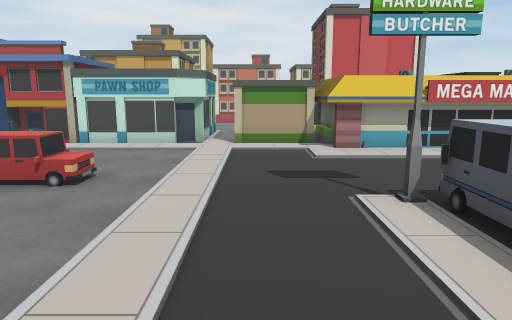
[1] (above)

16 first-person views from a walk through a 3-D level made in the Unity game engine. The camera is 1.5 m above the floor, tilts 10° down and sees 70° across. The floor is counted in squares, 1 m on a side. Each view is taken from the middle of a square. On the plan, view 1 faces up. The plan holds only what a view shows up to about 16 squares ahead; the rest is blank. The place goes on beyond the plan. Some surface patterns are stand-ins.

[2]
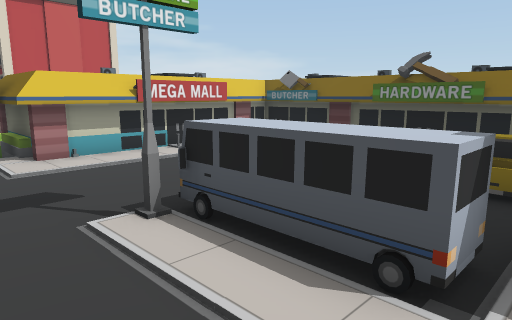

[3]
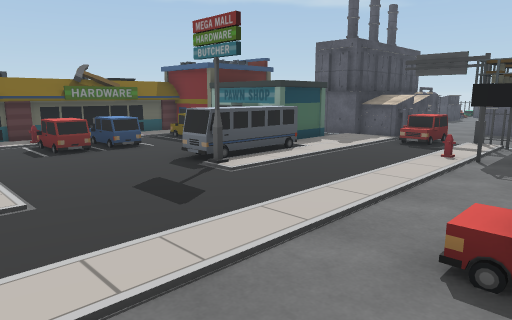

[4]
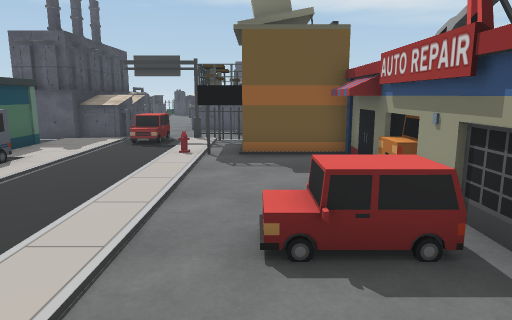

[5]
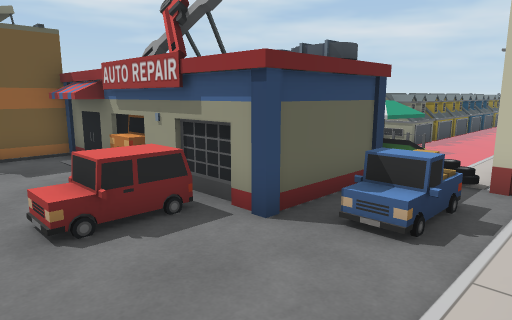

[6]
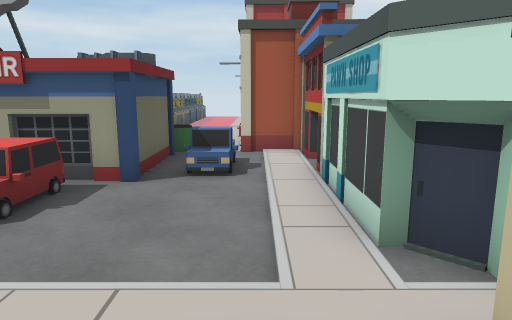

[7]
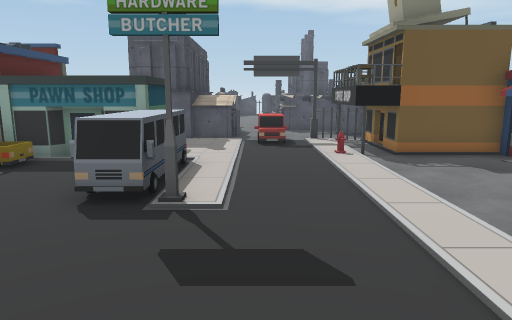

[8]
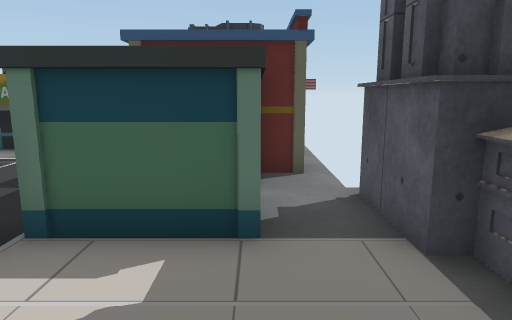

[9]
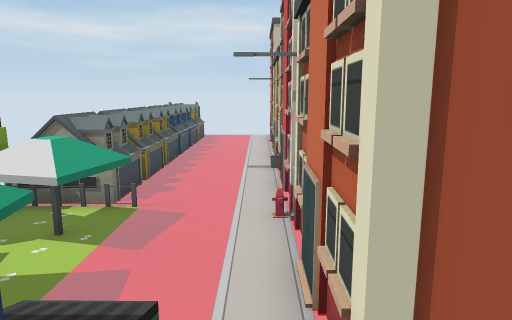

[10]
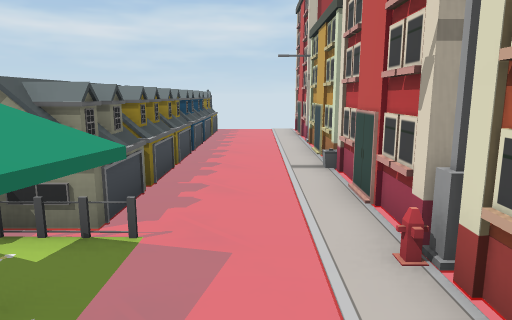

[11]
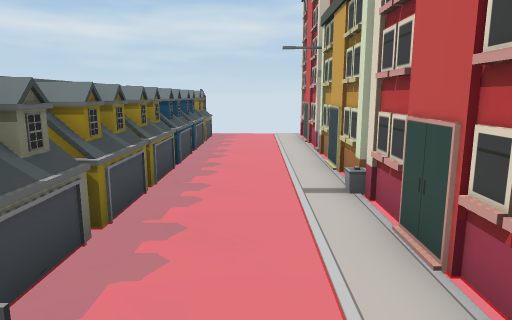

[12]
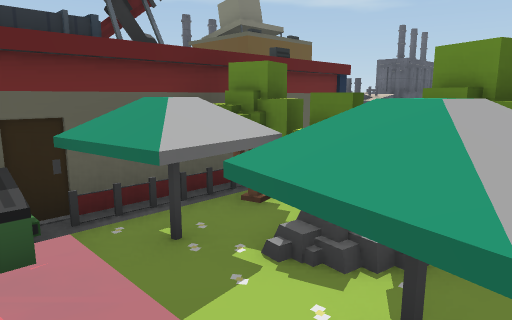

[13]
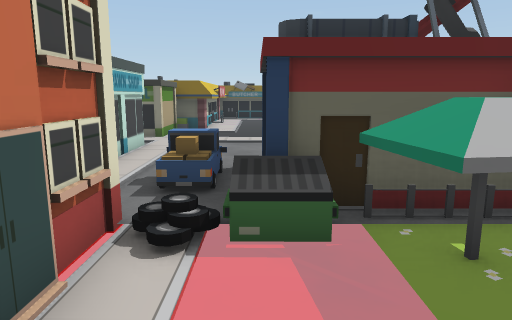

[14]
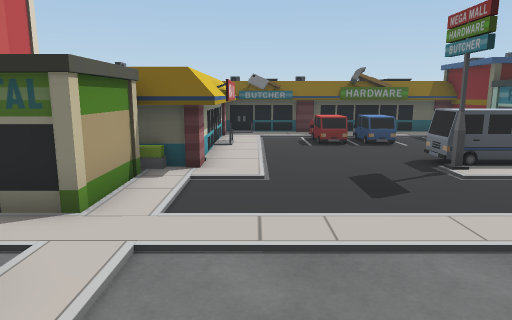

[15]
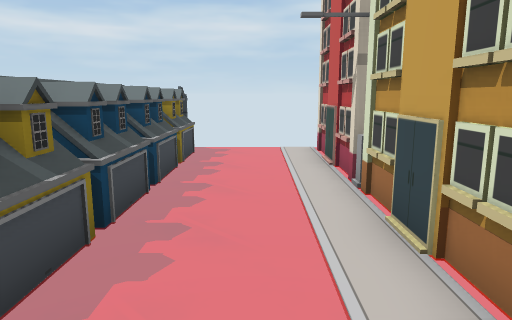

[16]
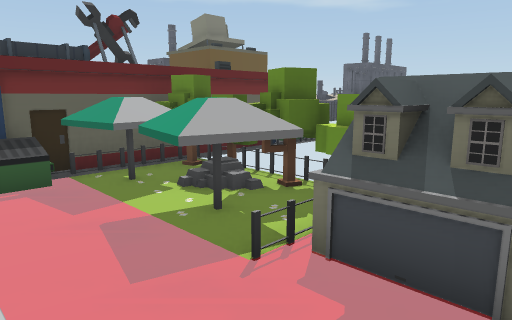

### Floor plan
Key: @ floor where view 1 was taken; # wall or solid block; . floor; / step, stairs or slope; = window, fence, low wall or low ledge; ^ raised ledge; C car; O other object.
Columns run from 27 left of view 1 to 10 right of it. Each row starts with its distance up from view 1.
 14                       #  #   ^
 13                       #  #   #
 12                    ###########
 11                   =######..###
 10  ==================..........#^^^^^^^^
  9  ...................//..............#^
  8            .  .. .#####.............^^
  7              .^^#^^####..........==/^^
  6 #^#^#^^^^^^^^^^^^^^#  #=.........=#/^^
  5      ^^^^^^^^^^##^^#  #.......^=.=O/#^
  4              ^^#####  #.......^.....#^
  3                       #.......^.....^^
  2                       #.......^...=.^^
  1                       ####.....^^^####
  0                         ##.@...^  #
 -1                          #.....^^^#
 -2                          #.C=.....#
 -3                          #.CC^####
 -4                          #.. ^^
 -5                          #   ^^

Positions as (right, up) in squares from view 1, and headings:
1: (0, 0), facing up
2: (0, 1), facing up-right
3: (-4, 10), facing down-right
4: (-3, 10), facing down
5: (-2, 11), facing down-left
6: (1, 10), facing left
7: (1, 10), facing down
8: (0, -1), facing right
9: (-7, 9), facing left
10: (-10, 8), facing left
11: (-12, 8), facing left
12: (-13, 8), facing down-right
13: (-13, 8), facing right
14: (-5, 9), facing right
15: (-16, 8), facing left
16: (-16, 9), facing down-right
